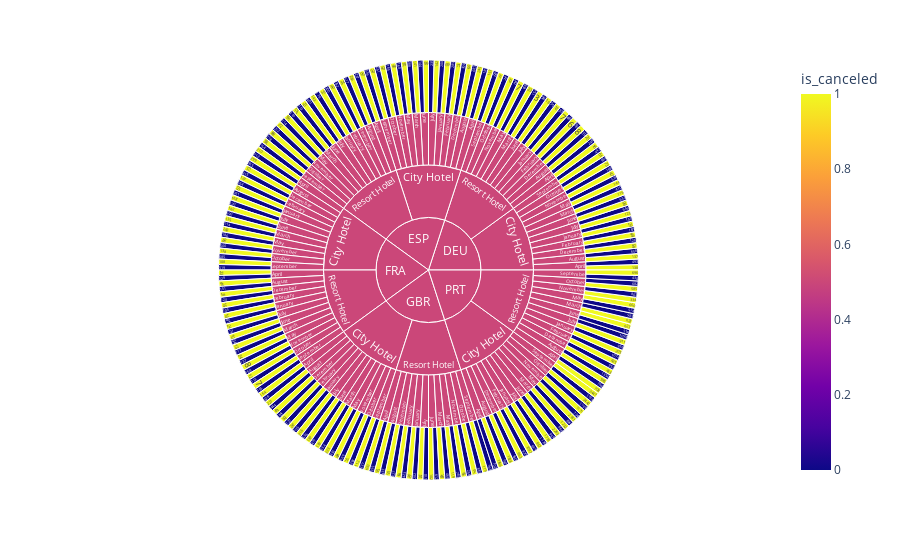

Notebook code for this chart:
### Code cell
df=hd
countries = pd.DataFrame(df['country'].value_counts().sort_values())
countries['country_name'] = countries.index
countries.reset_index(drop=True, inplace=True)

top_countries = countries['country_name'].loc[countries.shape[0] - 5:].values


agg_hd = df.groupby(['arrival_date_month', 'country', 'hotel', 'is_canceled']).size().reset_index(name='count'); agg_hd
fig = px.sunburst(agg_hd[agg_hd['country'].isin(top_countries)], path=['country', 'hotel', 'arrival_date_month', 'count'], color='is_canceled')
fig.update_layout(hovermode=False)
fig.show()

### Figure 1 — Plotly figure (JSON) as saved in the notebook; plotly's stock layout.template omitted (floating-point values rounded to 4 significant figures; data arrays with more than 128 entries replaced by an {"elided": "..."} marker saying what was removed)
{"data": [{"branchvalues": "total", "customdata": {"elided": "375x1 float values"}, "domain": {"x": [0, 1], "y": [0, 1]}, "hovertemplate": "labels=%{label}<br>countryhotelarrival_date_monthcountis_canceledcount_path_copyarrival_date_month_path_copyhotel_path_copycountry_path_copy=%{value}<br>parent=%{parent}<br>id=%{id}<br>is_canceled=%{color}<extra></extra>", "ids": {"elided": "375 str values"}, "labels": {"elided": "375 str values"}, "marker": {"coloraxis": "coloraxis", "colors": {"elided": "375 float values"}}, "name": "", "parents": {"elided": "375 str values"}, "type": "sunburst", "values": {"elided": "375 int values"}}], "layout": {"coloraxis": {"colorbar": {"title": {"text": "is_canceled"}}, "colorscale": [[0, "#0d0887"], [0.1111, "#46039f"], [0.2222, "#7201a8"], [0.3333, "#9c179e"], [0.4444, "#bd3786"], [0.5556, "#d8576b"], [0.6667, "#ed7953"], [0.7778, "#fb9f3a"], [0.8889, "#fdca26"], [1, "#f0f921"]]}, "hovermode": false, "legend": {"tracegroupgap": 0}, "margin": {"t": 60}}}
